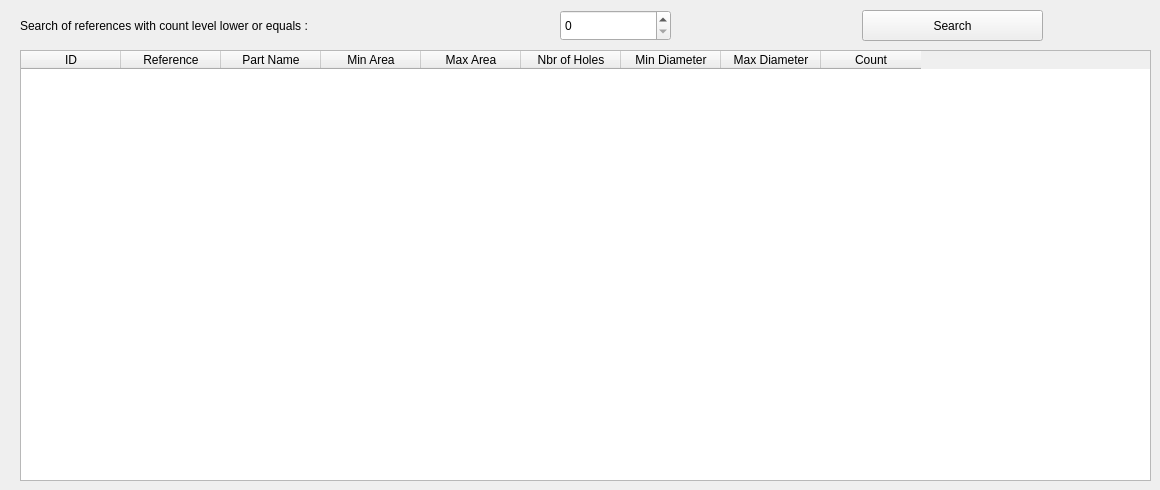
    <widget class="QWidget" name="tab">
     <attribute name="title">
      <string>Inventory Details</string>
     </attribute>
     <widget class="QTableWidget" name="table">
      <property name="geometry">
       <rect>
        <x>20</x>
        <y>50</y>
        <width>1131</width>
        <height>431</height>
       </rect>
      </property>
      <property name="styleSheet">
       <string notr="true">font: 9pt &quot;Century Gothic&quot;;</string>
      </property>
      <column>
       <property name="text">
        <string>ID</string>
       </property>
      </column>
      <column>
       <property name="text">
        <string>Reference</string>
       </property>
      </column>
      <column>
       <property name="text">
        <string>Part Name</string>
       </property>
      </column>
      <column>
       <property name="text">
        <string>Min Area</string>
       </property>
      </column>
      <column>
       <property name="text">
        <string>Max Area</string>
       </property>
      </column>
      <column>
       <property name="text">
        <string>Nbr of Holes</string>
       </property>
      </column>
      <column>
       <property name="text">
        <string>Min Diameter</string>
       </property>
      </column>
      <column>
       <property name="text">
        <string>Max Diameter</string>
       </property>
      </column>
      <column>
       <property name="text">
        <string>Count</string>
       </property>
      </column>
     </widget>
     <widget class="QLabel" name="label_2">
      <property name="geometry">
       <rect>
        <x>20</x>
        <y>0</y>
        <width>541</width>
        <height>51</height>
       </rect>
      </property>
      <property name="text">
       <string>Search of references with count level lower or equals :</string>
      </property>
     </widget>
     <widget class="QSpinBox" name="count_filter_txt">
      <property name="geometry">
       <rect>
        <x>560</x>
        <y>10</y>
        <width>111</width>
        <height>31</height>
       </rect>
      </property>
     </widget>
     <widget class="QPushButton" name="search_btn">
      <property name="geometry">
       <rect>
        <x>862</x>
        <y>10</y>
        <width>181</width>
        <height>31</height>
       </rect>
      </property>
      <property name="styleSheet">
       <string notr="true">
font: 75 14pt &quot;MS Shell Dlg 2&quot;;
</string>
      </property>
      <property name="text">
       <string>Search</string>
      </property>
     </widget>
    </widget>
